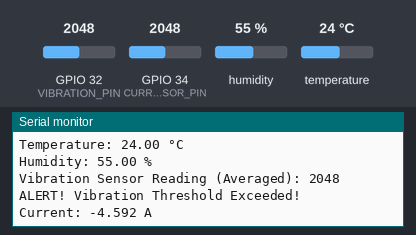
The sketch below on a simulated ESP32. On the bench: the last lines printed to the serial monitor. The inputs (shaded band) are chosen by the test bench; at power-on: humidity 55 %, GPIO 32 (VIBRATION_PIN) = 2048, GPIO 34 (CURRENT_SENSOR_PIN) = 2048, temperature 24 °C. WiFi joins after 1.5 s; servers stay silent unless stated.

Above: at 4.2 s.
4.3 s: humidity set to 22 %
5.8 s: GPIO 32 (VIBRATION_PIN) set to 2866
At 7.25 s:
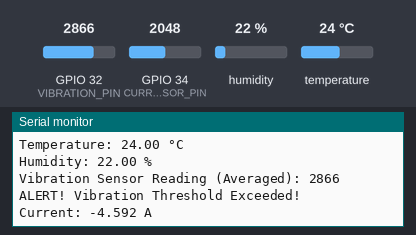
7.3 s: GPIO 34 (CURRENT_SENSOR_PIN) set to 2866
8.8 s: temperature set to 12 °C
At 10.1 s:
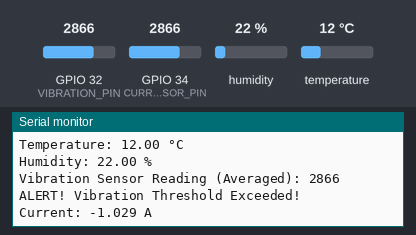
10.3 s: GPIO 32 (VIBRATION_PIN) set to 3972
At 11.7 s:
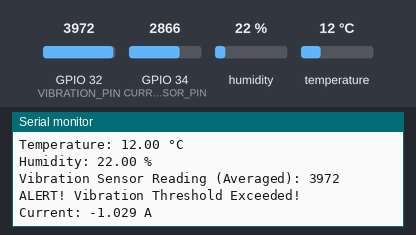
11.8 s: GPIO 34 (CURRENT_SENSOR_PIN) set to 3972
At 14.1 s:
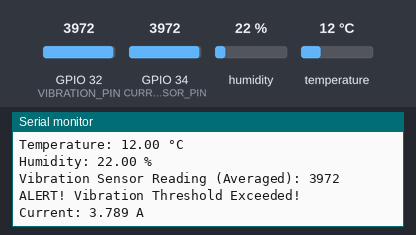
Timing chart, 0 to 14.3 s (numbered marks = the images above; inputs shaded):
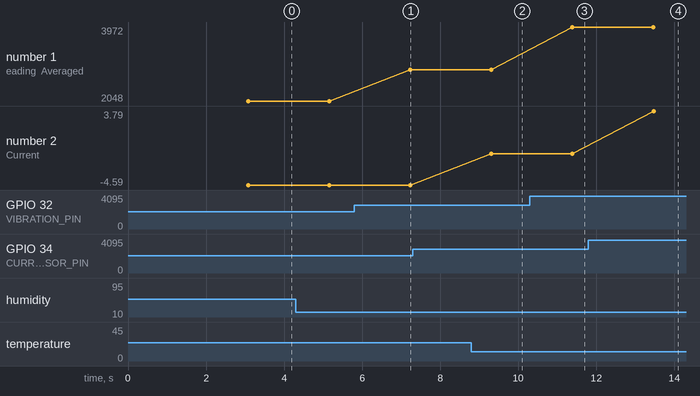

The sketch:

TEST.ino
```cpp
#include <WiFi.h>
#include <Adafruit_Sensor.h>
#include <DHT.h>

// Wi-Fi Credentials
const char* ssid = "KG";         // Replace with your SSID
const char* password = "kgaonkar05"; // Replace with your Password

// DHT11 Configuration
#define DHTPIN 4          // Pin connected to DHT11
#define DHTTYPE DHT11
DHT dht(DHTPIN, DHTTYPE);

// Vibration Sensor Configuration
#define VIBRATION_PIN 32   // Ensure the correct GPIO pin is set
#define VIBRATION_THRESHOLD 100

// ACS712 Current Sensor Configuration
#define CURRENT_SENSOR_PIN 34
#define VOLTAGE_REF 3.3
#define ADC_RESOLUTION 4095
float sensitivity = 0.185; // ACS712 sensitivity
float zeroCurrentOffset = 2.5;

// Connect to Wi-Fi
void connectToWiFi() {
  Serial.print("Connecting to Wi-Fi: ");
  Serial.println(ssid);
  WiFi.begin(ssid, password);

  int retry_count = 0;
  while (WiFi.status() != WL_CONNECTED && retry_count < 10) {
    delay(1000);
    Serial.print(".");
    retry_count++;
  }

  if (WiFi.status() == WL_CONNECTED) {
    Serial.println("\nWi-Fi connected!");
    Serial.print("IP Address: ");
    Serial.println(WiFi.localIP());
  } else {
    Serial.println("\nFailed to connect to Wi-Fi");
  }
}

void setup() {
  Serial.begin(115200);
  delay(1000);

  // Initialize Wi-Fi
  connectToWiFi();

  // Initialize DHT11
  dht.begin();

  // Initialize vibration sensor pin
  pinMode(VIBRATION_PIN, INPUT);

  Serial.println("All Sensors Initialized!");
}

void loop() {
  // === Read and Display DHT11 Sensor Data ===
  float temperature = dht.readTemperature();
  float humidity = dht.readHumidity();

  if (isnan(temperature) || isnan(humidity)) {
    Serial.println("Failed to read from DHT11 sensor!");
  } else {
    Serial.print("Temperature: ");
    Serial.print(temperature);
    Serial.println(" °C");
    Serial.print("Humidity: ");
    Serial.print(humidity);
    Serial.println(" %");
  }

  // === Read and Display Vibration Sensor Data with Averaging ===
  int totalVibration = 0;
  for (int i = 0; i < 10; i++) {
    totalVibration += analogRead(VIBRATION_PIN);
    delay(5);  // Small delay to smooth readings
  }
  int avgVibration = totalVibration / 10;

  Serial.print("Vibration Sensor Reading (Averaged): ");
  Serial.println(avgVibration);

  if (avgVibration > VIBRATION_THRESHOLD)
  {
    Serial.println("ALERT! Vibration Threshold Exceeded!");
  }

  // === Read and Display ACS712 Current Sensor Data ===
  int rawADC = analogRead(CURRENT_SENSOR_PIN);
  float voltage = (rawADC / (float)ADC_RESOLUTION) * VOLTAGE_REF;
  float current = (voltage - zeroCurrentOffset) / sensitivity;

  Serial.print("Current: ");
  Serial.print(current, 3);
  Serial.println(" A");

  delay(2000);  // Delay for next reading
}
```

Measured:
- after the input at 5.8 s, the serial monitor: prints a new line after 1.4 s (image 1)
- after the input at 8.8 s, the serial monitor: prints a new line after 0.46 s (image 2)
- after the input at 10.3 s, the serial monitor: prints a new line after 1.1 s (image 3)
- after the input at 11.8 s, the serial monitor: prints a new line after 1.7 s (image 4)
- plotted number 1: 2048 → 2866 after the input at 5.8 s, 2866 → 3972 after the input at 10.3 s
- plotted number 2: -1.03 → 3.79 after the input at 11.8 s
